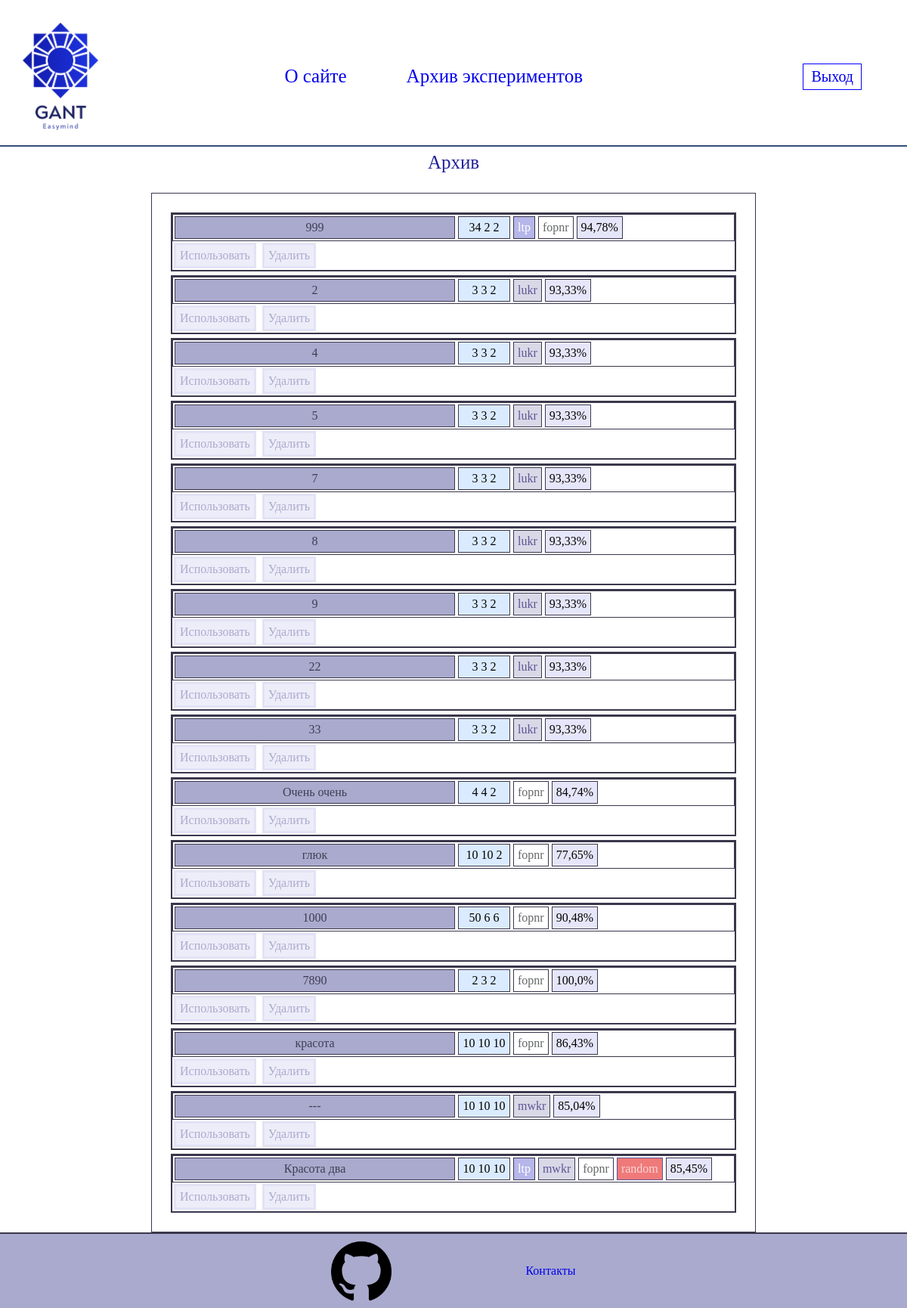
Before: /archive/ (signed in) with the older database file.
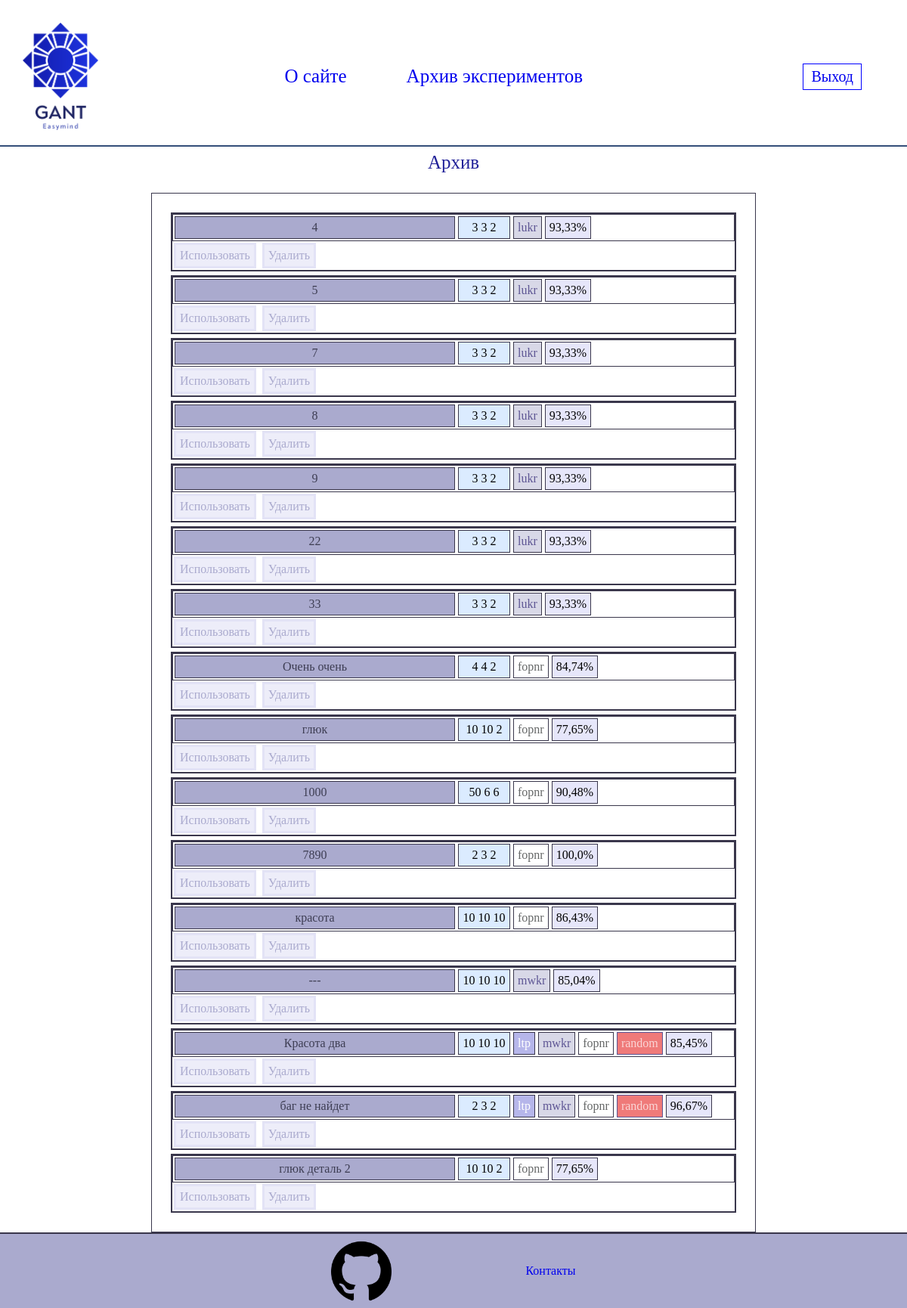
After: the same page with the newer database file.
### interface/models.py (models this page shows)
class ArchiveLetter(models.Model):
    explain = models.TextField(null=True, blank=True)
    method = models.TextField()
    rating = models.TextField()
    details = models.IntegerField()
    tools = models.IntegerField()
    series = models.IntegerField()
    name = models.ForeignKey(User, on_delete=models.CASCADE)

### interface/views.py (the view)
# urls.py: path('archive/', archive, name='archive'),
def archive(request: HttpRequest):
    text, context = {}, {}
    if request.user.is_authenticated:
        if request.method == "POST" and request.POST.get('logic') == "get":
            return redirect('data_info')
        elif request.method == "POST":
            add_to_archive(request)
            return HttpResponse("<h1>Данные успешно сохранены</h1>"
                                "<a href='/result'>Вернуться</a>")
        if request.method == "GET" and request.GET.get('record_id') is not None:
            print("YYEEEES THAT WOOOOOOOOOOORKS!!!!!!!!!!!!")
            print(request.GET.get('record_id'))
            del_records_from_archive(request)
            return redirect('archive')
        else:
            context = get_from_archive(request)
            text['h1'] = "Архив"
    else:
        text['h1'] = "Пожалуйста авторизируйтесь"
    return render(request, 'interface/archive.html', {'menu': menu,
                                                      'context': context,
                                                      'texts': text
                                                      })

### interface/logic_models.py (called while the page is built)
def get_from_archive(request):
    print("get_from_archive: start")
    user_pk = request.user.pk
    user = User.objects.get(pk=user_pk)
    d = ArchiveLetter.objects.filter(name=user)
    context = []
    for i in d.values():
        j = ArchiveData.objects.filter(record_number=i['id'])
        z = j.values()
        make_list = i['method']
        make_list = make_list.replace('[', '')
        make_list = make_list.replace(']', '')
        make_list = make_list.replace("'", "")
        make_list = make_list.replace(" ", "")
        make_list = make_list.split(',')
        i['method'] = make_list
        stec2 = stec_returner(z)
        i['data'] = stec2
        print(i.get('data'))
        context.append(i)
    return context

def stec_returner(a: list) -> tuple:
    print('start func: stec_returner', "*" * 50)
    big_stec = []
    stec = []
    for i in a:
        x = i['detail_tools_number']
        if x == 0:
            if len(stec) > 0:
                big_stec.append(tuple(stec))
            stec = []
        stec.append(i['detail_time'])
    big_stec.append(tuple(stec))
    print(big_stec)
    print('stec_returner: end func' )
    return big_stec

### interface/templates/interface/archive.html (shortened to what this page needs)
{% extends 'interface/base.html' %}
{% block content %}
{% load static %}
<div class="BoxMaster">
<link rel="stylesheet" href="{% static 'interface/css/archive.css'%}" type="text/css">
<h1>{{texts.h1}}</h1>
{%if request.user.is_authenticated%}
    <div class="container">
        <ul>
            {% for i in context%}
                <div>
                    <form action="{% url 'data_info'%}" method="get">
                        <li>
                            <div class="li_cont">
                            <button type="button" onclick="OpenInput(this)" id="{{forloop.counter}}"
                            class="str_button" style="border: #3a374c solid 1px">
                                <div class="string-button">
                                    <div class="explain1">
                                        {{i.explain}}
                                    </div>
                                    <div class="parametrice">
                                        {{i.details}}
                                        {{i.tools}}
                                        {{i.series}}
                                    </div>
                                        {% for j in i.method%}
                                            <div class="method-{{j}}">
                                                {{j}}
                                            </div>
                                        {% endfor %}
                                    <div class="rating" style="border: #3a374c 1px solid">
                                        {{i.rating}}%
                                    </div>
                                </div>
                            </button>
                                <div>
                            <button class="Arch_button" type="submit" >Использовать</button>
                            <button class="Arch_button" type="button"  type="button" onclick = "ChangeURL(this)" id="R{{forloop.counter}}">Удалить</button>
                                </div>
                                </div>
                        </li>
                    </form>
                </div>
            {% endfor %}
        </ul>
    </div>
{% else %}
    <div>
        <p>
            Доступ к архиву предоставлен только авторизированным пользователям
        </p>
    </div>
{% endif %}
<div class="pusher">
</div>
</div>
{% endblock %}

### interface/templates/interface/base.html (shortened to what this page needs)
<!DOCTYPE html>
{% load static %}
<html lang="ru-ru">
<head>
	<link rel="stylesheet" href="{% static 'interface/css/reset.css'%}" type="text/css">
	<link rel="stylesheet" href="{% static 'interface/css/main.css'%}" type="text/css">
</head>
<body>
{% block mainmenu %}
	<header>
				<a href = "{% url 'start_page'%}">
				<img class="logo" src = "{% static 'interface/images/logo.png' %}">
			</a>
			<div>
				<ul class="mnu">
				{% for m in menu %}
				<li>
					<a href="{% url m.url_name %}">{{m.title}}</a>
				</li>
				{% endfor %}
				</ul>
			</div>
			<div class ="btns">
				{% if request.user.is_authenticated %}
				<a class="btn_exit"href="{% url 'logout' %}">Выход</a>
				{% else %}
				<a class="btn_register" href="{% url 'register' %}">Регистрация</a>
				<a class="btn_enter" href="{% url 'login' %}">Вход</a>
				{% endif%}
			</div>
	</header>
{% endblock %}
{% block content %}
{% endblock %}
{% block footer %}
<footer >
	<div class="f_cont" >
		<div class="c_cont">
			<a href="https://github.com/FedXL/stud.git">
				<img class="git" src="{% static 'interface/images/minigit.png'%}" height="50" width="80" >
			</a>
		</div>
		<div class="c_cont">
		<a href="#">Контакты</a>
		</div>
	</div>
</footer>
{% endblock %}
</body>
</html>

### interface/static/interface/css/main.css (style rules this page uses)
html,body { height: 100%; }
body { font-size: 16px; min-width: 320px; position: relative; line-height: 1.65; overflow-x: hidden; opacity: 1; height: 100%; }
header { margin-top: 30px; max-width: 100%; display: -webkit-flex; display: -ms-flex; display: flex; -ms-align-items: center; align-items: center; padding-bottom: 20px; border-bottom: 2px solid rgba(52,79,121); justify-content: space-between; }
header .logo { max-width: 100px; margin-right: 50px; margin-left: 30px; }
header .mnu { list-style-type: none; }
header .mnu li { display: inline-block; margin-right: 75px; }
header .mnu li a { display: block; text-decoration: none; font-size: 25px; font-weight: 500; -webkit-transition: .4s ease ; -o-transition: .4s ease; transition: .4s ease; }
header .btns { display: -webkit-flex; display: -ms-flex; display: flex; -ms-align-items: center; align-items: center; margin-right: 50px; font-size: 20px; }
header .btns .btn_exit { border-style: groove; border-color: blue; border-width: thin; margin-right: 10px; margin-left: 20px; padding-left: 10px; padding-right: 10px; }
h1 { font-size: 25px; margin-bottom: 20px; margin-left: auto; margin-right: auto; color: rgba(22, 22, 148, 0.95); text-align: center; }
.container { overflow-x: auto; justify-content: center; margin-left: auto; margin-right: auto; }
.BoxMaster { min-height: calc(100% - 174.17px); margin-bottom: -100px; }
.pusher { min-height: 100px; }
footer { display: flex; height: 100px; background-color: #aaaace; justify-content: center; border-top: 2px solid #3a374c; max-width: 100%; }
.f_cont { display: flex; align-items: center; max-width: 500px; width: 100%; }
.c_cont { margin-left: auto; margin-right: auto ; }

### interface/static/interface/css/archive.css (style rules this page uses)
.container { margin-right: auto; margin-left: auto; max-width: 800px; padding: 20px 20px 20px 20px; border: #3a374c solid 1px; }
.li_cont { display: flex; flex-direction: column; border: #3a374c 2px solid; margin: 5px; }
.f_cont { display: flex; align-items: center; max-width: 500px; width: 100%; }
.c_cont { margin-left: auto; margin-right: auto ; }
.method-spt, .method-ltp { border: #3a374c 1px solid; background-color: rgba(110, 110, 213, 0.5); color: #ffffff; }
.method-lukr, .method-mwkr { border: #3a374c 1px solid; background-color: #d8d8e7; color: #5E5694; }
.method-fopnr, .method-antifopnr { border: #3a374c 1px solid; background-color: #ffffff; color: rgba(36, 38, 38, 0.7); }
.method-random { border: #5E5694 1px solid; background-color: #ef7a79; color: rgba(255, 253, 253, 0.7); }
.string-button div { max-width: max-content; padding: 5px ; margin: 2px ; }
.string-button { display: flex; }
.Arch_button { color: #aaaace; padding: 5px 5px 5px 5px; margin: 2px; background-color: rgba(209, 210, 241, 0.4); border: 3px solid rgba(209, 210, 241, 0.4); }
.explain1 { word-wrap: anywhere; background-color: #aaaace; border: #3a374c 1px solid; color: rgba(15, 15, 31, 0.7); min-width: 50%; max-width: 50%; }
.parametrice { background-color: #dbebff; border: #3a374c 1px solid; min-width: 69px; }
.rating { background-color: #e6e6fa; }

Changed rows visible on the page:
removed ArchiveLetter: explain "999", details "34", tools "2", series "2", method "ltp" "fopnr", rating "94,78"
removed ArchiveLetter: explain "2", details "3", tools "3", series "2", method "lukr", rating "93,33"
added ArchiveLetter: explain "баг не найдет", details "2", tools "3", series "2", method "ltp" "mwkr" "fopnr" "random", rating "96,67"
added ArchiveLetter: explain "глюк деталь 2", details "10", tools "10", series "2", method "fopnr", rating "77,65"
